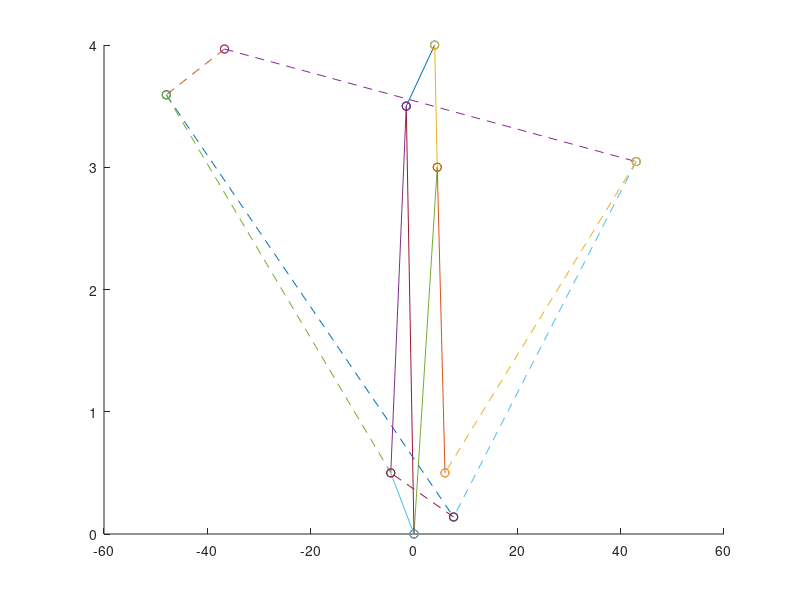

Reproduce this figure in MATLAB. (Note: this script raises an error after producing the figure.)
% Statically indeterminate __| frame
% Assumes that the frame is fixed at both ends
% Jónas Þór Snæbjörnsson, Feb. 2024
%------------------------------------------------------------------------
clear vars
close all

% Structural parameters
Ex = 68.9e9;            % N/m^2 
% Cross-sectional properties of hollow circular tubes (24mm OD, 2mm thick)
outer_diameter = 24e-3;  % Outer diameter (m)
thickness = 2e-3;        % Thickness (m)
inner_diameter = outer_diameter - 2*thickness;  % Inner diameter (m)
Ar = pi*(outer_diameter^2 - inner_diameter^2)/4;  % Cross-sectional area (m^2)
Iz = pi*(outer_diameter^4 - inner_diameter^4)/64;   % Second moment of area (m^4)

% Iz = 280*1e6 * 1e-12;  % m^4
% Ar =  12*1e3 * 1e-6;   % m^2

E = [Ex, Ex, Ex];
A = [Ar, Ar, Ar];
I = [Iz, Iz, Iz];

% Nodal point no., x-coord., y-coord. for all nodes
% N = [1, 0, 0; 2, 3, 0; 3, 6, 0; 4, 6, 4 ; 5.....;6];
N = [1 4, 4 ;2 -1.5, 3.5;3 4.5, 3;4 0,0;5 6, 0.5;6 -4.5,0.5];

% Element no., 1.node no., 2. node no., for all elements
% C = [1 1 2; 2 2 3; 3 3 4; 4 ... ;5 ...; 6....;7 ...   ];
C = [1 1 2; 2 1 3; 3 3 4; 4 2 4; 5 3 5; 6 2 6; 7 4 6];

% Count number of elements, nodal points and degrees of freedom
[nel,~]=size(C);  % nel = number of elements
E = ones(nel,1)*Ex;
A = ones(nel,1)*Ar;
A(6) = 2*Ar;
A(7) = 2*Ar;
I = ones(nel,1)*Iz;
I(6) = 2*Iz;
I(7) = 2*Iz;



[nnp,nc]=size(N);  % nnp = number of nodal points
ndof = 3*nnp;      % 3 dof at each node
% Evaluate element length and directional cosines
L = zeros(1,nel); lx = zeros(1,nel); ly =zeros(1,nel);
for i=1:C(end,1)
    L(i) =sqrt((N(C(i,3),2)-N(C(i,2),2))^2+(N(C(i,3),3)-N(C(i,2),3))^2);
    lx(i)=(N(C(i,3),2)-N(C(i,2),2))/L(i);
    ly(i)=(N(C(i,3),3)-N(C(i,2),3))/L(i);
end

lambda=[lx' ly'];

% Definition of frame (note that element no. 3 is vertical):
% Node no:       1o-------------o2o-----------o3o-----------o4
% Element no:            1               2             3
% DOF no:        1,2,3         4,5,6         7,8,9         10,11,12
% DOF 1, 4, 7 and 10 are horizontal displacements (x-disp.)
% DOF 2, 5, 8 and 11 are vertical displacements (y-disp.)
% DOF 3, 6, 9 and 12 are rotations about the z-axis

% Boundary conditions (bc's) 
% Translations and rotations are fixed at nodes 1 and 4 
% Free DOF are: 4, 5, 6, 7, 8, 9 
% Restrained DOF are: 1,2,3,10,11,12
% Vector defining the bc's: 0 = known dof , 1 = unknown dof')
ir = [1, 1, 1, ... % Node 1 is free
      1, 1, 1, ... % Node 2 is free
      1, 1, 1, ... % Node 3 is free
      1, 1, 1, ... % Node 4 is free
      0, 0, 0, ... % Node 5 is fixed
      0, 0, 0];    % Node 6 is fixed

% Element stiffness matrix
ke = zeros(6,6,nel);      % preallocating matrix size
Te = zeros(6,6,nel);
Ke = zeros(6,6,nel);
for i=1:length(L)
    
    k1 = A(i)*E(i)/L(i);
    k2 = 12*E(i)*I(i)/(L(i)^3);
    k3 = 6*E(i)*I(i)/(L(i)^2);
    k4 = 4*E(i)*I(i)/L(i);
    k5 = 2*E(i)*I(i)/L(i);

    ke(:,:,i) = [ k1  0   0    -k1   0    0
                  0   k2  k3    0   -k2   k3
                  0   k3  k4    0   -k3   k5
                 -k1  0   0     k1   0    0
                  0  -k2 -k3    0    k2  -k3
                  0   k3  k5    0   -k3   k4];
    
    Te(:,:,i) = [ lambda(i,1) lambda(i,2)  0    0            0         0
                 -lambda(i,2) lambda(i,1)  0    0            0         0
                    0            0         1    0            0         0
                    0            0         0  lambda(i,1)  lambda(i,2) 0
                    0            0         0 -lambda(i,2)  lambda(i,1) 0
                    0            0         0    0            0         1 ];
                
    Ke(:,:,i) = Te(:,:,i)'*ke(:,:,i)*Te(:,:,i);                
end

% Expand element stiffness matrices to accunt for all DOF

K = zeros(ndof,ndof,nel);  % Zero expanded element matrices in Global coord.

for ne=1:nel
    i=C(ne,2)*3-2;
    j=C(ne,3)*3-2;
    K(i:i+2,i:i+2,ne)=K(i:i+2,i:i+2,ne)+Ke(1:3,1:3,ne);
    K(j:j+2,j:j+2,ne)=K(j:j+2,j:j+2,ne)+Ke(4:6,4:6,ne);
    K(i:i+2,j:j+2,ne)=K(i:i+2,j:j+2,ne)+Ke(1:3,4:6,ne);
    K(j:j+2,i:i+2,ne)=K(j:j+2,i:i+2,ne)+Ke(4:6,1:3,ne);
end

% Global stiffness matrix evaluated by combining element stifness matrices
KG = sum(K,3);

% Boundary conditions accounted for through the ir-vektor
% Stiffness matrix after implementing boundary values by 
% zero-ing out lines and columns corresponding to known dof

KR=KG;
for i = 1:ndof
    if ir(i) == 0
        KR(i,:) = 0;  % Zero out the i-th row
        KR(:,i) = 0;  % Zero out the i-th column
        KR(i,i) = 1;  % Set the diagonal term to 1
    end
end

% External loading (N & Nm), 
% note that reaction forces at the supports are unknown
% dof: 1 2 3 4  5      6 7 8 9 10 11 12
F = [-80, 0, 0,... 
    -540,0,0,...
    0,0,0,...
    -180,0,0,...
    0,0,0,...
    0,0,0]';
% Displacement vektor
D = KR\F;                % solving for the uknown displacements
displ = D*1000               % mm    

% External Loading and Reaction Forces
Q=KG*D;                      % solving for the unkown reaction forces
Forces = Q/1000              % kN   

%% Plot the frame, undeformed and deformed shape
x=N(:,2); y=N(:,3);
x1=x+D(1:3:end-1)*500; y1=y+D(2:3:end)*1;  % Displacements magnified 1 times

Nn=C(:,2); Nf=C(:,3);

figure; hold
% axis([-1 22 -1 10])
for i = 1:C(end,1)
    plot([x(Nn(i)) x(Nf(i))],[y(Nn(i)) y(Nf(i))],'-o');
    plot([x1(Nn(i)) x1(Nf(i))],[y1(Nn(i)) y1(Nf(i))],'--o');
end

% Calculate Internal Forces: shearforce and moment
Nx = zeros(nel,2); Vy = zeros(nel,2); Mz = zeros(nel,2);
for el=1:nel
    da = D(C(el,2)*3-2:C(el,2)*3);
    db = D(C(el,3)*3-2:C(el,3)*3);
    q=ke(:,:,el)*Te(:,:,el)*[da; db];    % solving for internal moment and shear

    Nx(el,:) = q(1:3:4);        % =[q1(1:3:4); q2(1:3:4); q3(1:3:4)];
    Vy(el,:) = q(2:3:5);        %  [q1(2:3:5); q2(2:3:5); q3(2:3:5)];
    Mz(el,:) = q(3:3:6);        % =[q1(3:3:6); q2(3:3:6); q3(3:3:6)];

    Axial_Shear_Moment(el*2-1:el*2,:) = [Nx(el,1) Vy(el,1) Mz(el,1); Nx(el,1) Vy(el,1) Mz(el,1)]/1000;  % kN
    Element_number(el*2-1:el*2,1) = [C(el,1); C(el,1)];
    Node_number(el*2-1:el*2,1) = [C(el,2); C(el,3)];
end
  
%  Table reporting
    table(Element_number,Node_number,Axial_Shear_Moment)

%  Manually collecting N(x), V(x) and M(x) for plotting internal forces
x1=[0 L(1)];
N1=[-Nx(1,1)  Nx(1,2)]/1000; % kN
V1=[-Vy(1,1)  Vy(1,2)]/1000; % kN
M1=[Mz(1,1)  -Mz(1,2)]/1000; % kNm

x2=[L(1) L(1)+L(2)];
N2=[-Nx(2,1)  Nx(2,2)]/1000;
V2=[-Vy(2,1)  Vy(2,2)]/1000;
M2=[Mz(2,1)  -Mz(2,2)]/1000;

y2=[0 L(3)];
N3=[-Nx(3,1) Nx(3,2)]/1000;
V3=[-Vy(3,1) Vy(3,2)]/1000;
M3=[Mz(3,1) -Mz(3,2)]/1000;

figure;

subplot(3,2,1); plot(x1,N1,x2,N2,[0 6],[0 0]); 
axis([0 6  -10  50]);   
ylabel('Axial (kN)'); xlabel('Length (m)'); pbaspect([2,1,1])
subplot(3,2,3); plot(x1,V1,x2,V2,[x1(2) x2(1)],[V1(2) V2(1)],[0 6],[0 0]); 
axis([0 6 -100 100]);
ylabel('Shear (kN)'); xlabel('Length (m)'); pbaspect([2,1,1])
subplot(3,2,5); plot(x1,M1,x2,M2,[0 6],[0 0]);
axis([0 6 -100 100]);
ylabel('Moment (kNm)'); xlabel('Length (m)'); pbaspect([2,1,1])

subplot(3,2,2); plot(N3,y2,[0 0],[0 4]); axis([-10 50 0 4]) 
xlabel('Axial (kN)'); ylabel('Length (m)'); pbaspect([1,1,1])
subplot(3,2,4); plot(V3,y2,[0 0],[0 4]); axis([-50 10 0 4])
xlabel('Shear (kN)'); ylabel('Length (m)'); pbaspect([1,1,1])
subplot(3,2,6); plot(M3,y2,[0 0],[0 4]); axis([-50  50 0 4]); 
xlabel('Moment (kNm)'); ylabel('Length (m)'); pbaspect([1,1,1])

%%
% -----------------------------------------------------------------------
% Dynamics
%------------------------------------------------------------------------
% Element mass matrix in local coordinates & 
% Transformation matrix (same as for the stiffness matrix) ->
% Element mass matrix in global coordinates

% Density
hro = 2700;   % kg/m^3  

% Define the size of the element matrices
mc = zeros(6,6,nel); ml = zeros(6,6,nel);
Mc = zeros(6,6,nel); Ml = zeros(6,6,nel);

% Build the element matrices
for i=1:length(L)

% Lumped mass matrix
    ml1 = hro*A(i)*L(i)/2;
    ml2 = (hro*A(i)*L(i)/2)*L(i)^2/39;

    ml(:,:,i) = [ ml1   0    0       0       0     0
                  0     ml1  0       0       0     0
                  0        0   ml2    0      0     0
                  0        0    0      ml1   0     0
                  0        0    0      0      ml1  0
                  0        0    0      0        0   ml2];  
% Consistent mass matrix
    m1 = hro*A(i)*L(i)*2/6;
    m2 = hro*A(i)*L(i)*156/420;
    m3 = hro*A(i)*L(i)*22*L(i)/420;
    m4 = hro*A(i)*L(i)*54/420;
    m5 = hro*A(i)*L(i)*13*L(i)/420;
    m6 = hro*A(i)*L(i)*4*L(i)^2/420;
    m7 = hro*A(i)*L(i)*3*L(i)^2/420;
    
    mc(:,:,i) = [ m1   0   0   m1/2    0    0
                  0   m2  m3    0     m4  -m5
                  0   m3  m6    0     m5  -m7
                 m1/2  0   0   m1      0    0
                  0   m4  m5    0     m2  -m3
                  0  -m5 -m7    0    -m3   m6];
    
%    T(:,:,i) = [ lx(i) ly(i)  0   0      0     0
%                -ly(i) lx(i)  0   0      0     0
%                  0     0     1   0      0     0
%                  0     0     0  lx(i)  ly(i)  0
%                  0     0     0 -ly(i)  lx(i)  0
%                  0     0     0   0      0     1 ];

% Use the same transformation as for the stiffness matrix
    Ml(:,:,i) = Te(:,:,i)'*ml(:,:,i)*Te(:,:,i);                
    Mc(:,:,i) = Te(:,:,i)'*mc(:,:,i)*Te(:,:,i);                

end

% Combined Global Mass Matrix in Global coordinates
% Using either Lumped (Ml) or Consistent (M) element mass matrices

% Predefine the size of the global mass matrix
Mcg  = zeros(ndof,ndof,nel);
Mlg = zeros(ndof,ndof,nel);  

for ne=1:nel
    i=C(ne,2)*3-2;
    j=C(ne,3)*3-2;
    
    Mlg(i:i+2,i:i+2,ne)=Mlg(i:i+2,i:i+2,ne)+Ml(1:3,1:3,ne);
    Mlg(j:j+2,j:j+2,ne)=Mlg(j:j+2,j:j+2,ne)+Ml(4:6,4:6,ne);
    Mlg(i:i+2,j:j+2,ne)=Mlg(i:i+2,j:j+2,ne)+Ml(1:3,4:6,ne);
    Mlg(j:j+2,i:i+2,ne)=Mlg(j:j+2,i:i+2,ne)+Ml(4:6,1:3,ne);
    
    Mcg(i:i+2,i:i+2,ne)=Mcg(i:i+2,i:i+2,ne)+Mc(1:3,1:3,ne);
    Mcg(j:j+2,j:j+2,ne)=Mcg(j:j+2,j:j+2,ne)+Mc(4:6,4:6,ne);
    Mcg(i:i+2,j:j+2,ne)=Mcg(i:i+2,j:j+2,ne)+Mc(1:3,4:6,ne);
    Mcg(j:j+2,i:i+2,ne)=Mcg(j:j+2,i:i+2,ne)+Mc(4:6,1:3,ne);
end

% Global stiffness matrix evaluated by combining element stifness matrices
MlG = sum(Mlg,3);
McG = sum(Mcg,3);

% Boundary conditions accounted for through the ir-vektor
% Use reduced matrices to elimate false eigenvalues, 
% i.e. select only active DOF & eliminate rows and columns for fixed DOF

index = find(ir>0);

Mlr = MlG(index,index); 
Mcr = McG(index,index);
Kr  = KG(index,index);

%Solve the eigenvalue problem using lumped and consistent mass matrices
[Msl,Frl] = eig(Kr,Mlr); 
[Msc,Frc] = eig(Kr,Mcr);

[wl,Index] = sort(sqrt(diag(Frl)));   % rad/s
fl = wl/(2*pi);         % 1/s = Hz  
Tl = fl.^-1;            % s
MSl = zeros(ndof,length(index)); MSl(index,:) = Msl(:,Index);

[wc,Index] = sort(sqrt(diag(Frc))); % rad/s
fc = wc/(2*pi);         % 1/s = Hz  
Tc = fc.^-1;            % s  
MSc = zeros(ndof,length(index)); MSc(index,:) = Msc(:,Index);

% Compare eigenfrequencies from Lumped and Consistent mass matrices
mode_no = (1:1:length(wl))';
table(mode_no, wl, wc, fl, fc, Tl, Tc)

% plot mode shapes for the frame, undeformed and deformed shape (ignoring rotation)
% using the mode shapes from the consistent equation of motion
Ms1 = zeros(ndof,length(index));  
Ms1(index,:) = Msc;
Nn=C(:,2); Nf=C(:,3);      % node number near o---- and ----o far

figure
for j = 1:6
    x2 = x+Ms1(1:3:end-2,j)*50; y2 = y+Ms1(2:3:end-1,j)*50;   % Displacements magnified 300 times
    subplot(3,2,j); hold; axis([-1 10 -2 6])
    for i = 1:nel
    plot([x(Nn(i)) x(Nf(i))],[y(Nn(i)) y(Nf(i))],'-o');
    plot([x2(Nn(i)) x2(Nf(i))],[y2(Nn(i)) y2(Nf(i))],'--o');
    legend(['f =',num2str(fc(j))],'Location','Northwest');
    end
end

